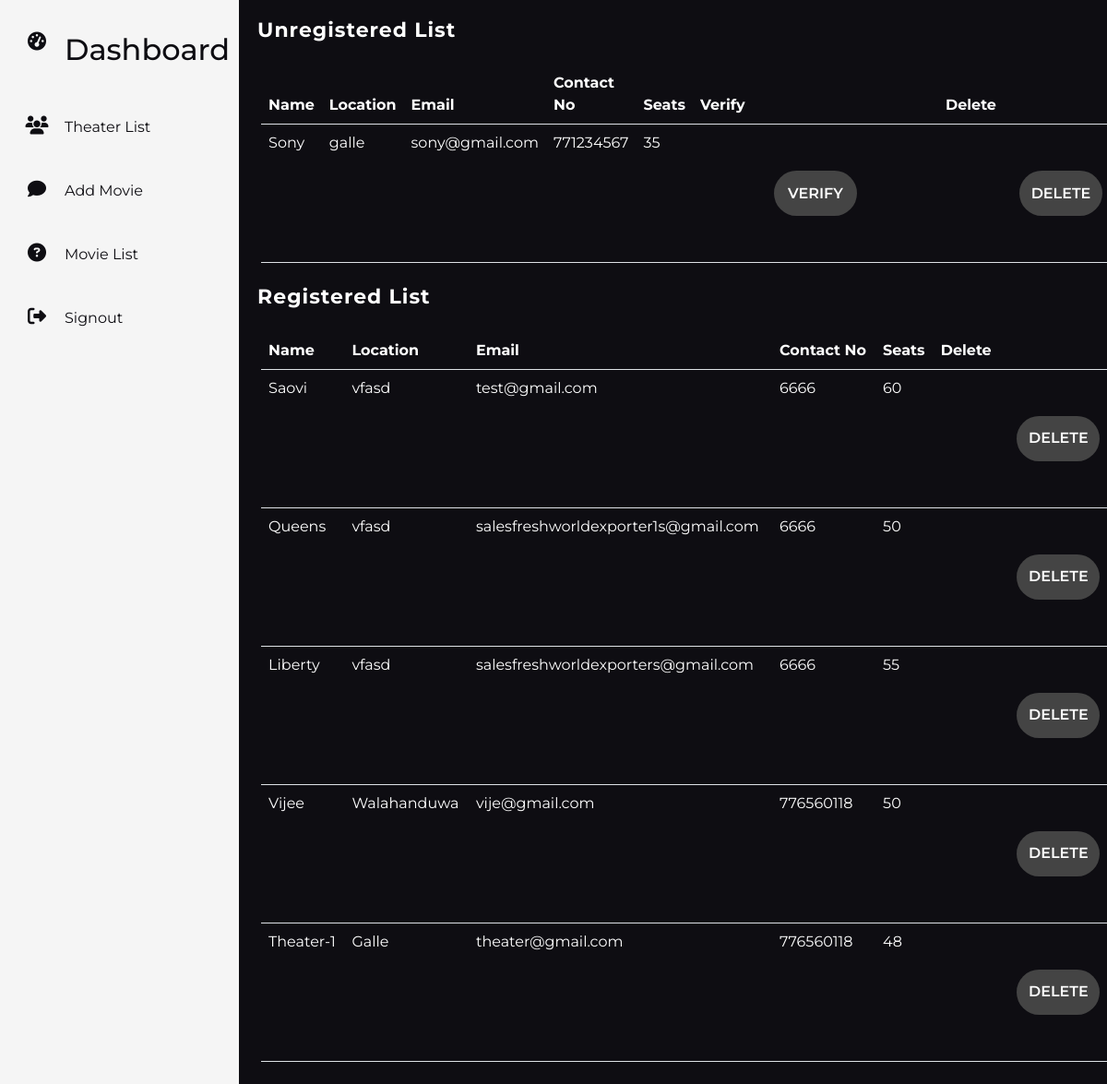
Screenshot of /views/dashboard/theaterList.php (signed in) with the database file from the repository.
### tables this page shows
CREATE TABLE `theater_owner` (
  `theater_id` int(50) NOT NULL,
  `theater_name` varchar(50) NOT NULL,
  `email` varchar(50) NOT NULL,
  `password` varchar(255) NOT NULL,
  `location` text NOT NULL,
  `contact_no` int(10) NOT NULL,
  `no_balcony_seats` int(5) NOT NULL,
  `no_odc_seats` int(5) NOT NULL,
  `no_of_box` int(5) NOT NULL,
  `open_time` datetime NOT NULL,
  `type` int(2) NOT NULL DEFAULT 2,
  `isReg` tinyint(4) NOT NULL DEFAULT 0
);

### controllers/theaterRegController.php (called while the page is built, shortened)
<?php
require_once('connection.php');
$sql = "SELECT * FROM theater_owner";
$theater = mysqli_query($connection,$sql);
if($theater) {
    $theaterList = mysqli_fetch_all($theater,MYSQLI_ASSOC);
}
else {
    echo "Database Query Failed";
}
?>

### views/dashboard/theaterList.php (the view, shortened to what this page needs)
<?php
    require_once('../../controllers/theaterRegController.php');
    ?>
<!DOCTYPE html>
<html lang="en">
<head>
    <link rel="stylesheet" href="https://cdnjs.cloudflare.com/ajax/libs/font-awesome/4.7.0/css/font-awesome.min.css">
    <link href="https://cdn.jsdelivr.net/npm/bootstrap@5.2.0-beta1/dist/css/bootstrap.min.css" rel="stylesheet"
>
    <link rel="stylesheet" href="../css/style.css">
    <link rel="stylesheet" type="text/css" href="../../css/dashboard.css" />
</head>
<body>
    <div class="dashcontainer">
        <?php include '../inc/sidebar.php' ?>
        <div class="main">
            <h1>Unregistered List </h1>
            <div class="include m-4">
                <table class="table text-white ">
                    <thead>
                        <tr>
                            <th scope="col">Name</th>
                            <th scope="col">Location</th>
                            <th scope="col">Email</th>
                            <th scope="col">Contact No</th>
                            <th scope="col">Seats</th>
                            <th scope="col">Verify</th>
                            <th scope="col">Delete</th>
                        </tr>
                    </thead>
                    <tbody>
                        <?php foreach($theaterList as $key=>$value):  ?>
                        <?php if($value['isReg'] == 0):  ?>
                        <tr>
                            <td> <?php echo $value['theater_name']; ?>
                            </td>
                            <td> <?php echo $value['location']; ?>
                            </td>
                            <td> <?php echo $value['email']; ?>
                            </td>
                            <td> <?php echo $value['contact_no']; ?>
                            </td>
                            <td>
                                <?php echo $value['no_balcony_seats']+ $value['no_of_box'] + $value['no_odc_seats']; ?>
                            </td>
                            <td>
                                <form action="" method="post" class="">
                                    <input type="submit" name="ThtVery" class="btn btn-primary text-uppercase "
                                        style="width: 90px;" value="Verify">
                                </form>
                            </td>
                            <td>
                                <form action="" method="post" class="">
                                    <input type="submit" name="delTht" class="btn btn-danger text-uppercase "
                                        style="width: 90px;" value="Delete">
                                </form>
                            </td>
                        </tr>
                        <?php endif; ?>
                        <?php endforeach; ?>
                    </tbody>
                </table>
            </div>
            <h1>Registered List </h1>
            <div class="include m-4">
                <table class="table text-white ">
                    <thead>
                        <tr>
                            <th scope="col">Name</th>
                            <th scope="col">Location</th>
                            <th scope="col">Email</th>
                            <th scope="col">Contact No</th>
                            <th scope="col">Seats</th>
                            <th scope="col">Delete</th>
                        </tr>
                    </thead>
                    <tbody>
                        <?php foreach($theaterList as $key=>$value):  ?>
                        <?php if($value['isReg'] == 1):  ?>
                        <tr>
                            <td> <?php echo $value['theater_name']; ?>
                            </td>
                            <td> <?php echo $value['location']; ?>
                            </td>
                            <td> <?php echo $value['email']; ?>
                            </td>
                            <td> <?php echo $value['contact_no']; ?>
                            </td>
                            <td>
                                <?php echo $value['no_balcony_seats']+ $value['no_of_box'] + $value['no_odc_seats']; ?>
                            </td>
                            <td>
                                <form action="" method="post" class="">
                                    <input type="submit" name="delTht" class="btn btn-danger text-uppercase "
                                        style="width: 90px;" value="Delete">
                                </form>
                            </td>
                        </tr>
                        <?php endif; ?>
                        <?php endforeach; ?>
                    </tbody>
                </table>
            </div>
        </div>
    </div>
</body>
</html>

### css/style.css (style rules this page uses)
* { margin: 0; padding: 0; box-sizing: border-box; }
form { display: flex; align-items: center; justify-content: center; flex-direction: column; padding: 2rem 5rem; overflow: hidden; }
.btn { width: 150px; background-color: #444; border: none; outline: none; height: 49px; border-radius: 49px; color: #fff; text-transform: uppercase; font-weight: 600; margin: 10px 0; cursor: pointer; transition: 0.5s; }

### css/dashboard.css (style rules this page uses)
* { margin: 0; padding: 0; box-sizing: border-box; font-family: 'Montserrat', sans-serif; }
body { overflow-x: hidden; }
.dashcontainer { width: 100%; display: flex; flex-direction: row; justify-content: flex-start; background: #f5f5f5; transition: 0.5s; overflow: hidden; }
.main { width: 1219px; min-height: 100vh; transition: 0.5s; background: #0e0d12; }
.main h1 { margin-top: 20px; margin-left: 20px; font-size: 22px; letter-spacing: 1px; font-weight: 700; color: #fff; }

### rows the page displays
theater_owner: theater_name "Sony", location "galle", email "sony@gmail.com", contact_no "771234567", $value['no_balcony_seats']+ $value['no_of_box'] + $value['no_odc_seats'] "35"
theater_owner: theater_name "Saovi", location "vfasd", email "test@gmail.com", contact_no "6666", $value['no_balcony_seats']+ $value['no_of_box'] + $value['no_odc_seats'] "60"
theater_owner: theater_name "Queens", location "vfasd", email "salesfreshworldexporter1s@gmail.com", contact_no "6666", $value['no_balcony_seats']+ $value['no_of_box'] + $value['no_odc_seats'] "50"
theater_owner: theater_name "Liberty", location "vfasd", email "salesfreshworldexporters@gmail.com", contact_no "6666", $value['no_balcony_seats']+ $value['no_of_box'] + $value['no_odc_seats'] "55"
theater_owner: theater_name "Vijee", location "Walahanduwa", email "vije@gmail.com", contact_no "776560118", $value['no_balcony_seats']+ $value['no_of_box'] + $value['no_odc_seats'] "50"
theater_owner: theater_name "Theater-1", location "Galle", email "theater@gmail.com", contact_no "776560118", $value['no_balcony_seats']+ $value['no_of_box'] + $value['no_odc_seats'] "48"
